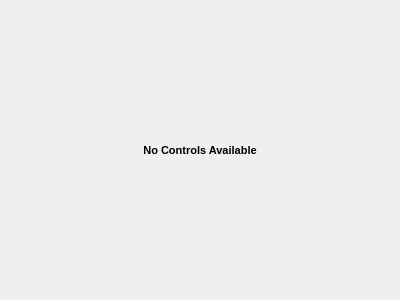
<?xml version="1.0" encoding="UTF-8"?>
<ui version="4.0">
 <class>NoControlsWidget</class>
 <widget class="QWidget" name="NoControlsWidget">
  <property name="geometry">
   <rect>
    <x>0</x>
    <y>0</y>
    <width>400</width>
    <height>300</height>
   </rect>
  </property>
  <property name="sizePolicy">
   <sizepolicy hsizetype="Expanding" vsizetype="Expanding">
    <horstretch>0</horstretch>
    <verstretch>0</verstretch>
   </sizepolicy>
  </property>
  <property name="font">
   <font>
    <pointsize>8</pointsize>
    <weight>75</weight>
    <bold>true</bold>
   </font>
  </property>
  <property name="windowTitle">
   <string>Form</string>
  </property>
  <layout class="QVBoxLayout" name="verticalLayout">
   <item>
    <widget class="QLabel" name="label">
     <property name="sizePolicy">
      <sizepolicy hsizetype="Expanding" vsizetype="Expanding">
       <horstretch>0</horstretch>
       <verstretch>0</verstretch>
      </sizepolicy>
     </property>
     <property name="text">
      <string>No Controls Available</string>
     </property>
     <property name="alignment">
      <set>Qt::AlignCenter</set>
     </property>
    </widget>
   </item>
  </layout>
 </widget>
 <resources/>
 <connections/>
</ui>
